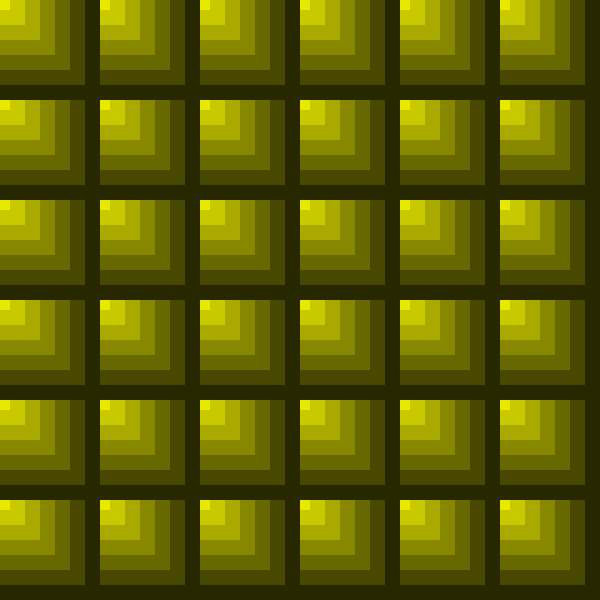
Frame 1 (no input)
Frame 60 (the mouse pressed at the canvas centre just before this capture): identical to frame 1, image omitted
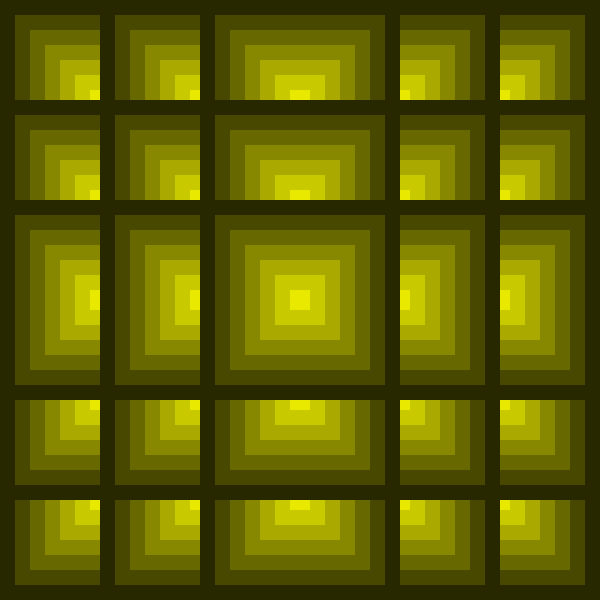
Frame 120 (the mouse held since frame 60 and released just before this capture)

The Processing sketch that drew these frames (run headless with seeded random() and noise(); from frame 60 on, the mouse is pressed at the canvas centre):

// Processing sketch: forAnidadosSiguenMouse
// ── forAnidadosSiguenMouse.pde
int cant = 6;
int tam;
void setup() {
  size(600, 600);
  tam = width/cant;
}
void draw() {
  background(0);
  for (int i=0; i<cant; i++) {
    for (int j=0; j<cant; j++) {
      // rect(i*tam, j*tam, tam, tam);
      //ellipse(i*tam, j*tam, tam, tam);
      for (int c =tam; c>0; c-=15) {
        rectMode(CENTER);
        
        /*usamos la función constrain para ponerle límites a una variable entre un valor minimo y uno máximo.
        En este caso, limitamos el reconocimiento del mouse a los límites de ubicación y ancho de cada casilla. Cuando el mouse sale de una casilla
        se calcula la posición de la nueva casilla según el valor de i*tam */

        float limiteX = constrain(mouseX, i*tam, i*tam+tam);
        float limiteY = constrain(mouseY, j*tam, j*tam+tam);
        float ubicX = map(c, tam, 0, i*tam+tam/2, limiteX);
        float ubicY = map(c, tam, 0, j*tam+tam/2, limiteY);
        noStroke();
        float verde = map(c, tam, 0, 40, 255 );
        fill(verde, verde, 0);
        rect(ubicX, ubicY, c, c);
      }
    }
  }
}
